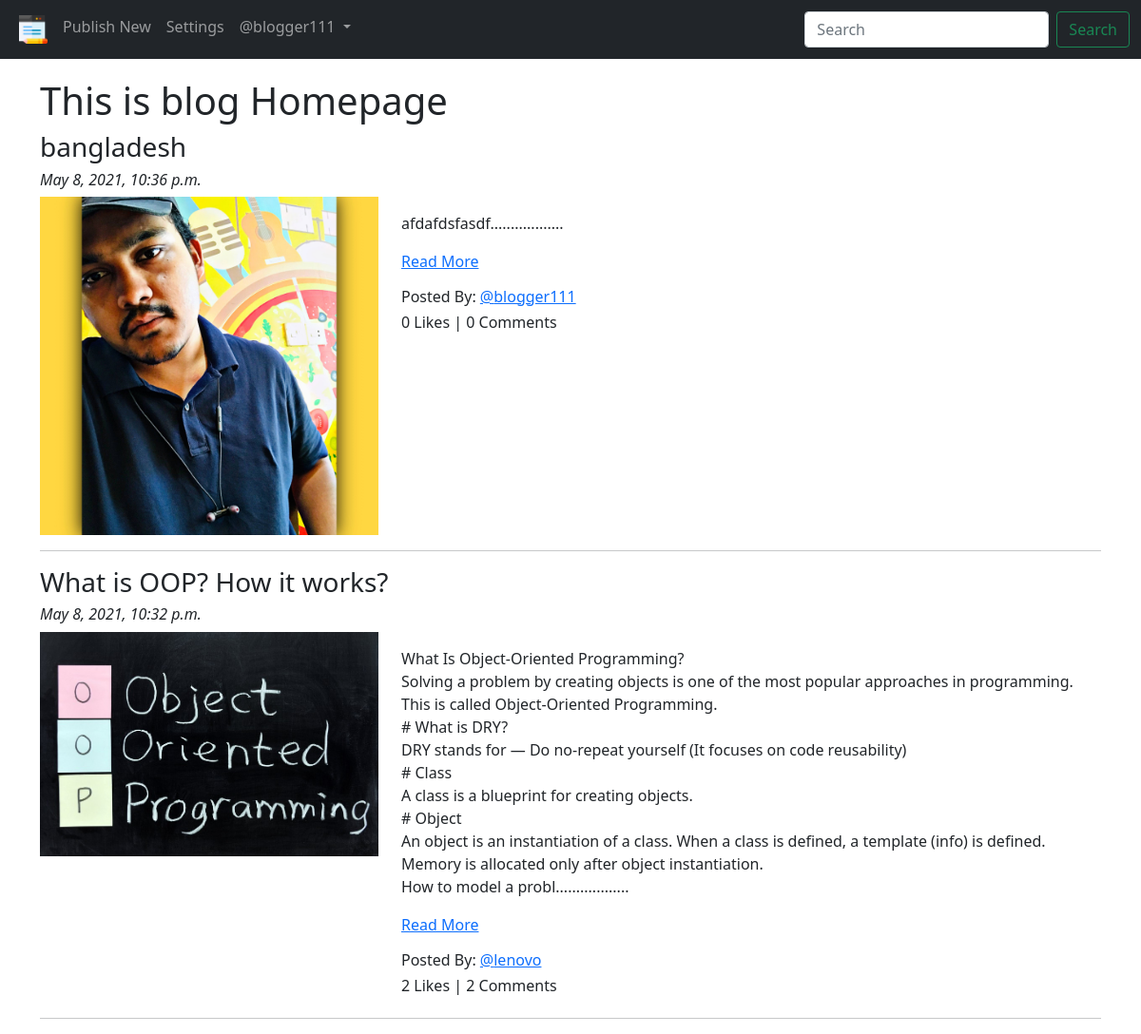
Screenshot of /blog/ (signed in) with the database file from the repository.
### App_Blog/models.py (models this page shows, shortened)
class Blog(models.Model):
    author = models.ForeignKey(
        User, on_delete=models.CASCADE, related_name='post_author')
    blog_title = models.CharField(max_length=264, verbose_name="Put a Title")
    slug = models.SlugField(max_length=264, unique=True)
    blog_content = models.TextField(verbose_name="What is on your mind?")
    blog_image = models.ImageField(
        upload_to='blog_images', verbose_name="Image")
    publish_date = models.DateTimeField(auto_now_add=True)
    update_date = models.DateTimeField(auto_now=True)
    class Meta:
        ordering = ['-publish_date']

### App_Blog/views.py (the view)
# urls.py: path('', views.BlogList.as_view(), name='blog_list'),
class BlogList(ListView):
    context_object_name = 'blogs'
    model = Blog
    template_name = 'App_Blog/blog_list.html'

### App_Blog/templatetags/custom_filters.py (called while the page is built)
def range_filter(value):
    return value[0:500] + ".................."

### templates/App_Blog/blog_list.html
{% extends 'base.html' %} {% load custom_filters %} {% block title_block %} Home {% endblock %} {% block body_block %}
<h1>This is blog Homepage</h1>
{% for blog in blogs %}
<h3>{{blog.blog_title}}</h3>
<h6><i>{{blog.publish_date}}</i></h6>
<div class="row">
    <div class="col-sm-4">
        <img src="/media/{{blog.blog_image}}" alt="{{blog.blog_title}}" title="{{blog.blog_title}}" width="100%">
    </div>
    <div class="col-sm-8">
        <p>{{blog.blog_content|range_filter|linebreaks}} <a href="{% url 'App_Blog:blog_details' slug=blog.slug %}">Read
        More</a></p>
        <h6>Posted By: <a href="#">@{{blog.author}}</a></h6>
        <h6>{{blog.liked_blog.count}} Likes | {{blog.blog_comment.count }} Comments </h6>
    </div>
</div>
<hr> {% endfor %} {% endblock %}

### templates/base.html (shortened to what this page needs)
<!DOCTYPE html>
{% load static %}
<html lang="en" dir="ltr">
  <head>
    <link
      href="https://cdn.jsdelivr.net/npm/bootstrap@5.0.0-beta3/dist/css/bootstrap.min.css"
      rel="stylesheet"
    />
    <link
      href="http://maxcdn.bootstrapcdn.com/font-awesome/4.1.0/css/font-awesome.min.css"
      rel="stylesheet"
    />
  </head>
  <body>
    <nav class="navbar navbar-expand-lg navbar-dark bg-dark">
      <div class="container-fluid">
        <div class="collapse navbar-collapse" id="navbarSupportedContent">
          <ul class="navbar-nav me-auto mb-2 mb-lg-0">
            <li class="nav-item">
              <a
                class="nav-link"
                aria-current="page"
                href="{% url 'App_Blog:blog_list' %}"
                ><img src="/media/blog.png" width="30px"
              /></a>
            </li>
            {% if user.is_authenticated %}
            <li class="nav-item">
              <a class="nav-link" href="{% url 'App_Blog:create_blog' %}"
                >Publish New</a
              >
            </li>
            <li class="nav-item">
              <a class="nav-link" href="#">Settings</a>
            </li>
            {% endif %} {% if user.is_authenticated %}
            <li class="nav-item dropdown">
              <a
                class="nav-link dropdown-toggle"
                href="#"
                id="navbarDropdown"
                role="button"
                data-bs-toggle="dropdown"
                aria-expanded="false"
              >
                @{{user.username}}
              </a>
                {% endif %}
            </li>
          </ul>
          <form class="d-flex">
            <input
              class="form-control me-2"
              type="search"
              placeholder="Search"
              aria-label="Search"
            />
            <button class="btn btn-outline-success ml-auto" type="submit">
              Search
            </button>
          </form>
        </div>
      </div>
    </nav>
    <div class="container" style="padding-top: 20px">
      {% block body_block %} {% endblock %}
    </div>
  </body>
</html>

### rows the page displays
Blog: blog_title "bangladesh", publish_date "May 8, 2021, 10:36 p.m.", blog_image (picture), blog_content|range_filter "afdafdsfasdf..................", author "blogger111", liked_blog.count "0", blog_comment.count "0"
Blog: blog_title "What is OOP? How it works?", publish_date "May 8, 2021, 10:32 p.m.", blog_image (picture), blog_content|range_filter "What Is Object-Oriented Programming? Solving a problem by creating objects is one of the most popular approaches in programming. This is called Object-Oriented Programming. # What is DRY? DRY stands for — Do no-repeat yourself (It focuses on code reusability) # Class A class is a blueprint for creating objects. # Object An object is an instantiation of a class. When a class is defined, a template (info) is defined. Memory is allocated only after object instantiation. How to model a probl..................", author "lenovo", liked_blog.count "2", blog_comment.count "2"

### other values shown
{{ user.username }} "blogger111"
